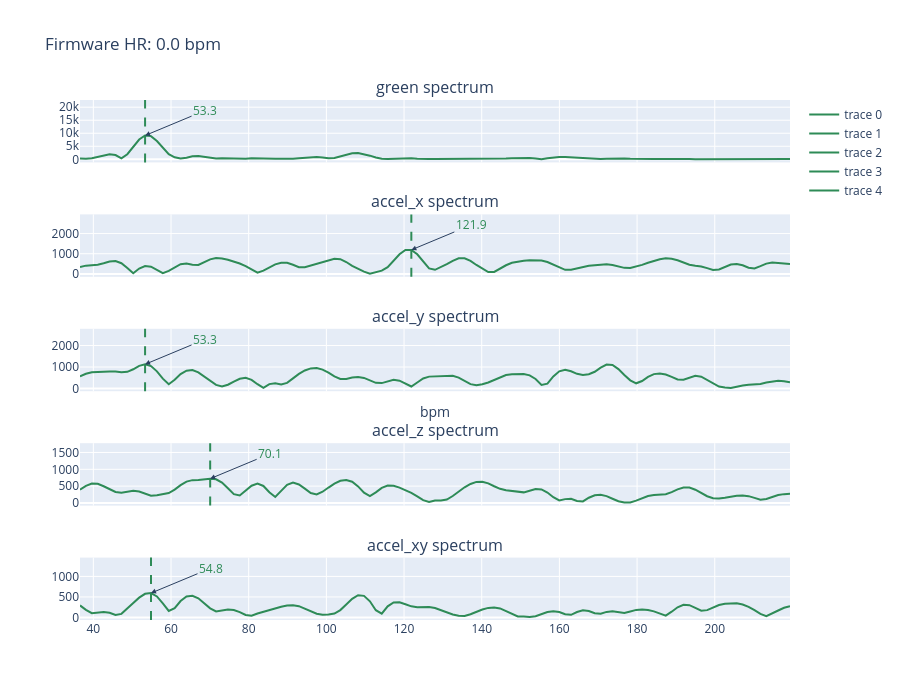

The notebook cell saved with this chart:
### Code cell
fft_half = FFT_SIZE // 2 + 1
freqs = np.arange(fft_half) * freq_res
band = (freqs >= FREQ_MIN_HZ) & (freqs <= FREQ_MAX_HZ)
freqs_bpm = freqs * 60.0

firmware_hr = float(hr['firmware_hr'].mean()) if hr is not None and not hr.empty else 0.0

fig = make_subplots(rows=5, cols=1, shared_xaxes=True,
                    subplot_titles=('green spectrum', 'accel_x spectrum', 'accel_y spectrum', 'accel_z spectrum', 'accel_xy spectrum'))

rows = [
    ('green',    green_mags,    green_freq),
    ('accel_x',  accel_x_mags,  accel_x_freq),
    ('accel_y',  accel_y_mags,  accel_y_freq),
    ('accel_z',  accel_z_mags,  accel_z_freq),
    ('accel_xy', accel_xy_mags, accel_xy_freq),
]

color = 'seagreen'

for row, (name, mags, peak_hz) in enumerate(rows, start=1):
    y_max = float(mags[band].max())
    fig.add_trace(go.Scatter(x=freqs_bpm[band], y=mags[band], line=dict(color=color)),
                  row=row, col=1)
    fig.add_vline(x=peak_hz * 60.0, line_dash='dash', line_color=color, row=row, col=1)
    fig.add_annotation(x=peak_hz * 60.0, y=y_max,
                       text=f'{peak_hz * 60.0:.1f}',
                       font=dict(color=color),
                       showarrow=True, arrowhead=2,
                       ax=60, ay=-25,
                       row=row, col=1)
    # if firmware_hr > 0:
    #     fig.add_vline(x=firmware_hr, line_dash='solid', line_color='black', row=row, col=1)

fig.update_xaxes(title_text='bpm', row=3, col=1)
fig.update_layout(height=700, showlegend=True,
                  title_text=f'Firmware HR: {firmware_hr:.1f} bpm')
fig.show()
